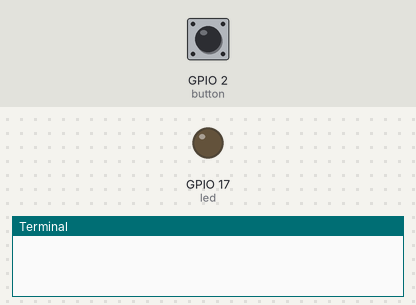
Bench run of a program on a simulated Raspberry Pi (BCM pin numbers). Parts: output pins drawn as LEDs (lit = HIGH), the last lines printed to the terminal. The inputs (shaded band) are chosen by the test bench; at power-on: GPIO 2 (button) HIGH.

Above: at 1.2 s.
1.3 s: GPIO 2 (button) pulled LOW for 0.15 s
At 1.37 s:
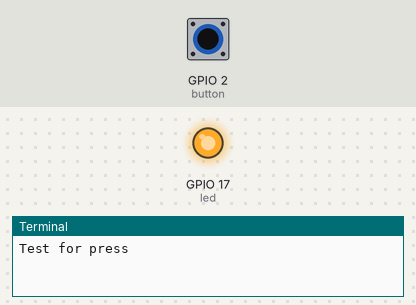
2.9 s: GPIO 2 (button) pulled LOW for 3.2 s
At 7.2 s:
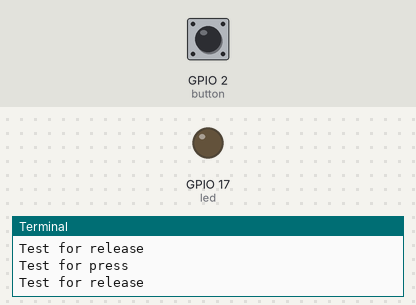
Timing chart, 0 to 8.7 s (numbered marks = the images above; inputs shaded):
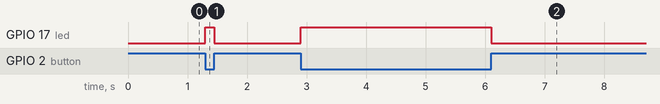

Measured:
- after the input at 1.3 s, GPIO 17 (led): LOW → HIGH at once, → LOW 0.15 s later
- after the input at 2.9 s, GPIO 17 (led): LOW → HIGH at once, → LOW 3.2 s later

The program:

button_plus_led_2.py
```python
from gpiozero import LED, Button

led = LED(17)
button = Button(2)

while True:
    button.wait_for_press()
    print("Test for press")
    led.on()
    button.wait_for_release()
    print("Test for release")
    led.off()
```
